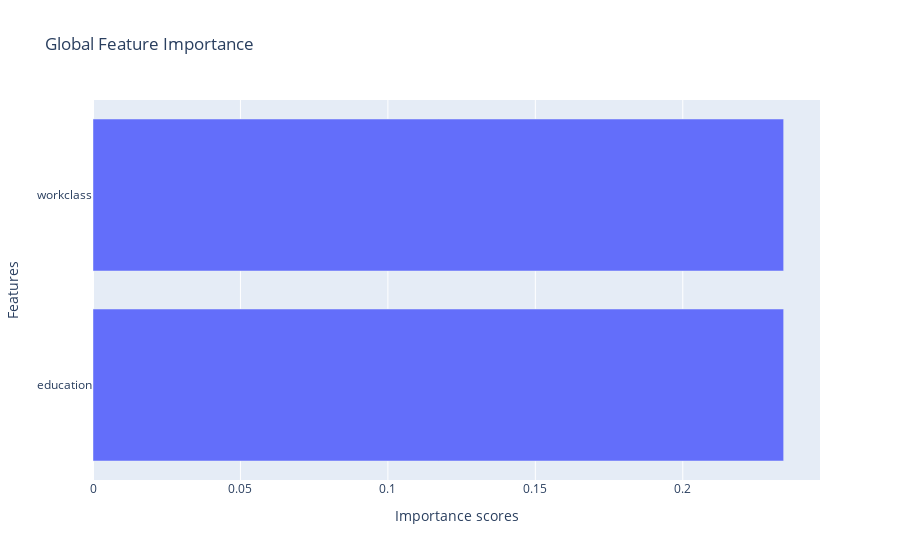

Write notebook code for a chart like this one.
### Code cell
print("SHAP results:")
global_explanations["shap_global"].ipython_plot(class_names=transformer.class_names)

### Figure 1 — Plotly figure (JSON) as saved in the notebook; plotly's stock layout.template omitted (floating-point values rounded to 4 significant figures)
{"data": [{"alignmentgroup": "True", "hovertemplate": "Importance scores=%{x}<br>Features=%{y}<extra></extra>", "legendgroup": "", "marker": {"color": "#636efa", "pattern": {"shape": ""}}, "name": "", "offsetgroup": "", "orientation": "h", "showlegend": false, "textposition": "auto", "type": "bar", "x": [0.2342, 0.2342], "xaxis": "x", "y": ["education", "workclass"], "yaxis": "y"}], "layout": {"barmode": "relative", "legend": {"tracegroupgap": 0}, "title": {"text": "Global Feature Importance"}, "xaxis": {"anchor": "y", "domain": [0, 1], "title": {"text": "Importance scores"}}, "yaxis": {"anchor": "x", "domain": [0, 1], "title": {"text": "Features"}}}}
